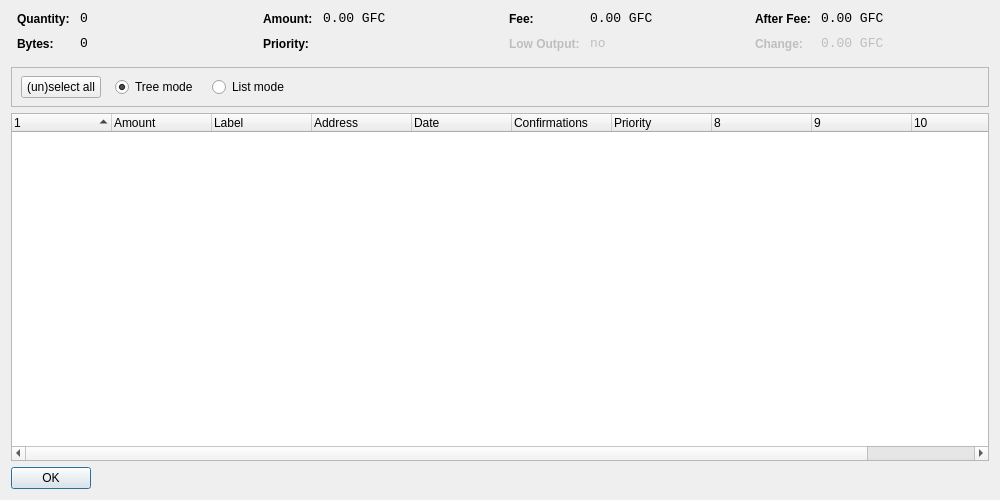
<?xml version="1.0" encoding="UTF-8"?>
<ui version="4.0">
 <class>CoinControlDialog</class>
 <widget class="QDialog" name="CoinControlDialog">
  <property name="geometry">
   <rect>
    <x>0</x>
    <y>0</y>
    <width>1000</width>
    <height>500</height>
   </rect>
  </property>
  <property name="windowTitle">
   <string>Coin Control</string>
  </property>
  <layout class="QVBoxLayout" name="verticalLayout">
   <item>
    <layout class="QHBoxLayout" name="horizontalLayoutTop" stretch="0,0,0,0">
     <property name="topMargin">
      <number>0</number>
     </property>
     <property name="bottomMargin">
      <number>10</number>
     </property>
     <item>
      <layout class="QFormLayout" name="formLayoutCoinControl1">
       <property name="horizontalSpacing">
        <number>10</number>
       </property>
       <property name="verticalSpacing">
        <number>10</number>
       </property>
       <property name="leftMargin">
        <number>6</number>
       </property>
       <property name="rightMargin">
        <number>6</number>
       </property>
       <item row="0" column="0">
        <widget class="QLabel" name="labelCoinControlQuantityText">
         <property name="styleSheet">
          <string notr="true">font-weight:bold;</string>
         </property>
         <property name="text">
          <string>Quantity:</string>
         </property>
        </widget>
       </item>
       <item row="0" column="1">
        <widget class="QLabel" name="labelCoinControlQuantity">
         <property name="font">
          <font>
           <family>Monospace</family>
           <pointsize>10</pointsize>
          </font>
         </property>
         <property name="cursor">
          <cursorShape>IBeamCursor</cursorShape>
         </property>
         <property name="contextMenuPolicy">
          <enum>Qt::ActionsContextMenu</enum>
         </property>
         <property name="text">
          <string notr="true">0</string>
         </property>
         <property name="textInteractionFlags">
          <set>Qt::LinksAccessibleByMouse|Qt::TextSelectableByKeyboard|Qt::TextSelectableByMouse</set>
         </property>
        </widget>
       </item>
       <item row="1" column="0">
        <widget class="QLabel" name="labelCoinControlBytesText">
         <property name="styleSheet">
          <string notr="true">font-weight:bold;</string>
         </property>
         <property name="text">
          <string>Bytes:</string>
         </property>
        </widget>
       </item>
       <item row="1" column="1">
        <widget class="QLabel" name="labelCoinControlBytes">
         <property name="font">
          <font>
           <family>Monospace</family>
           <pointsize>10</pointsize>
          </font>
         </property>
         <property name="cursor">
          <cursorShape>IBeamCursor</cursorShape>
         </property>
         <property name="contextMenuPolicy">
          <enum>Qt::ActionsContextMenu</enum>
         </property>
         <property name="text">
          <string notr="true">0</string>
         </property>
         <property name="textInteractionFlags">
          <set>Qt::LinksAccessibleByMouse|Qt::TextSelectableByKeyboard|Qt::TextSelectableByMouse</set>
         </property>
        </widget>
       </item>
      </layout>
     </item>
     <item>
      <layout class="QFormLayout" name="formLayoutCoinControl2">
       <property name="horizontalSpacing">
        <number>10</number>
       </property>
       <property name="verticalSpacing">
        <number>10</number>
       </property>
       <property name="leftMargin">
        <number>6</number>
       </property>
       <property name="rightMargin">
        <number>6</number>
       </property>
       <item row="0" column="0">
        <widget class="QLabel" name="labelCoinControlAmountText">
         <property name="styleSheet">
          <string notr="true">font-weight:bold;</string>
         </property>
         <property name="text">
          <string>Amount:</string>
         </property>
        </widget>
       </item>
       <item row="0" column="1">
        <widget class="QLabel" name="labelCoinControlAmount">
         <property name="font">
          <font>
           <family>Monospace</family>
           <pointsize>10</pointsize>
          </font>
         </property>
         <property name="cursor">
          <cursorShape>IBeamCursor</cursorShape>
         </property>
         <property name="contextMenuPolicy">
          <enum>Qt::ActionsContextMenu</enum>
         </property>
         <property name="text">
          <string notr="true">0.00 GFC</string>
         </property>
         <property name="textInteractionFlags">
          <set>Qt::LinksAccessibleByMouse|Qt::TextSelectableByKeyboard|Qt::TextSelectableByMouse</set>
         </property>
        </widget>
       </item>
       <item row="1" column="0">
        <widget class="QLabel" name="labelCoinControlPriorityText">
         <property name="styleSheet">
          <string notr="true">font-weight:bold;</string>
         </property>
         <property name="text">
          <string>Priority:</string>
         </property>
        </widget>
       </item>
       <item row="1" column="1">
        <widget class="QLabel" name="labelCoinControlPriority">
         <property name="font">
          <font>
           <family>Monospace</family>
           <pointsize>10</pointsize>
          </font>
         </property>
         <property name="cursor">
          <cursorShape>IBeamCursor</cursorShape>
         </property>
         <property name="contextMenuPolicy">
          <enum>Qt::ActionsContextMenu</enum>
         </property>
         <property name="text">
          <string/>
         </property>
         <property name="textInteractionFlags">
          <set>Qt::LinksAccessibleByMouse|Qt::TextSelectableByKeyboard|Qt::TextSelectableByMouse</set>
         </property>
        </widget>
       </item>
      </layout>
     </item>
     <item>
      <layout class="QFormLayout" name="formLayoutCoinControl3">
       <property name="horizontalSpacing">
        <number>10</number>
       </property>
       <property name="verticalSpacing">
        <number>10</number>
       </property>
       <property name="leftMargin">
        <number>6</number>
       </property>
       <property name="rightMargin">
        <number>6</number>
       </property>
       <item row="0" column="0">
        <widget class="QLabel" name="labelCoinControlFeeText">
         <property name="styleSheet">
          <string notr="true">font-weight:bold;</string>
         </property>
         <property name="text">
          <string>Fee:</string>
         </property>
        </widget>
       </item>
       <item row="0" column="1">
        <widget class="QLabel" name="labelCoinControlFee">
         <property name="font">
          <font>
           <family>Monospace</family>
           <pointsize>10</pointsize>
          </font>
         </property>
         <property name="cursor">
          <cursorShape>IBeamCursor</cursorShape>
         </property>
         <property name="contextMenuPolicy">
          <enum>Qt::ActionsContextMenu</enum>
         </property>
         <property name="text">
          <string notr="true">0.00 GFC</string>
         </property>
         <property name="textInteractionFlags">
          <set>Qt::LinksAccessibleByMouse|Qt::TextSelectableByKeyboard|Qt::TextSelectableByMouse</set>
         </property>
        </widget>
       </item>
       <item row="1" column="0">
        <widget class="QLabel" name="labelCoinControlLowOutputText">
         <property name="enabled">
          <bool>false</bool>
         </property>
         <property name="styleSheet">
          <string notr="true">font-weight:bold;</string>
         </property>
         <property name="text">
          <string>Low Output:</string>
         </property>
        </widget>
       </item>
       <item row="1" column="1">
        <widget class="QLabel" name="labelCoinControlLowOutput">
         <property name="enabled">
          <bool>false</bool>
         </property>
         <property name="font">
          <font>
           <family>Monospace</family>
           <pointsize>10</pointsize>
          </font>
         </property>
         <property name="cursor">
          <cursorShape>IBeamCursor</cursorShape>
         </property>
         <property name="contextMenuPolicy">
          <enum>Qt::ActionsContextMenu</enum>
         </property>
         <property name="text">
          <string notr="true">no</string>
         </property>
         <property name="textInteractionFlags">
          <set>Qt::LinksAccessibleByMouse|Qt::TextSelectableByKeyboard|Qt::TextSelectableByMouse</set>
         </property>
        </widget>
       </item>
      </layout>
     </item>
     <item>
      <layout class="QFormLayout" name="formLayoutCoinControl4">
       <property name="horizontalSpacing">
        <number>10</number>
       </property>
       <property name="verticalSpacing">
        <number>10</number>
       </property>
       <property name="leftMargin">
        <number>6</number>
       </property>
       <property name="rightMargin">
        <number>6</number>
       </property>
       <item row="0" column="0">
        <widget class="QLabel" name="labelCoinControlAfterFeeText">
         <property name="styleSheet">
          <string notr="true">font-weight:bold;</string>
         </property>
         <property name="text">
          <string>After Fee:</string>
         </property>
        </widget>
       </item>
       <item row="0" column="1">
        <widget class="QLabel" name="labelCoinControlAfterFee">
         <property name="font">
          <font>
           <family>Monospace</family>
           <pointsize>10</pointsize>
          </font>
         </property>
         <property name="cursor">
          <cursorShape>IBeamCursor</cursorShape>
         </property>
         <property name="contextMenuPolicy">
          <enum>Qt::ActionsContextMenu</enum>
         </property>
         <property name="text">
          <string notr="true">0.00 GFC</string>
         </property>
         <property name="textInteractionFlags">
          <set>Qt::LinksAccessibleByMouse|Qt::TextSelectableByKeyboard|Qt::TextSelectableByMouse</set>
         </property>
        </widget>
       </item>
       <item row="1" column="0">
        <widget class="QLabel" name="labelCoinControlChangeText">
         <property name="enabled">
          <bool>false</bool>
         </property>
         <property name="styleSheet">
          <string notr="true">font-weight:bold;</string>
         </property>
         <property name="text">
          <string>Change:</string>
         </property>
        </widget>
       </item>
       <item row="1" column="1">
        <widget class="QLabel" name="labelCoinControlChange">
         <property name="enabled">
          <bool>false</bool>
         </property>
         <property name="font">
          <font>
           <family>Monospace</family>
           <pointsize>10</pointsize>
          </font>
         </property>
         <property name="cursor">
          <cursorShape>IBeamCursor</cursorShape>
         </property>
         <property name="contextMenuPolicy">
          <enum>Qt::ActionsContextMenu</enum>
         </property>
         <property name="text">
          <string notr="true">0.00 GFC</string>
         </property>
         <property name="textInteractionFlags">
          <set>Qt::LinksAccessibleByMouse|Qt::TextSelectableByKeyboard|Qt::TextSelectableByMouse</set>
         </property>
        </widget>
       </item>
      </layout>
     </item>
    </layout>
   </item>
   <item>
    <widget class="QFrame" name="frame">
     <property name="minimumSize">
      <size>
       <width>0</width>
       <height>40</height>
      </size>
     </property>
     <property name="frameShape">
      <enum>QFrame::StyledPanel</enum>
     </property>
     <property name="frameShadow">
      <enum>QFrame::Sunken</enum>
     </property>
     <widget class="QWidget" name="horizontalLayoutWidget">
      <property name="geometry">
       <rect>
        <x>10</x>
        <y>0</y>
        <width>781</width>
        <height>41</height>
       </rect>
      </property>
      <layout class="QHBoxLayout" name="horizontalLayoutPanel" stretch="0,0,0,0,0">
       <property name="spacing">
        <number>14</number>
       </property>
       <item>
        <widget class="QPushButton" name="pushButtonSelectAll">
         <property name="sizePolicy">
          <sizepolicy hsizetype="Maximum" vsizetype="Fixed">
           <horstretch>0</horstretch>
           <verstretch>0</verstretch>
          </sizepolicy>
         </property>
         <property name="text">
          <string>(un)select all</string>
         </property>
        </widget>
       </item>
       <item>
        <widget class="QRadioButton" name="radioTreeMode">
         <property name="sizePolicy">
          <sizepolicy hsizetype="Maximum" vsizetype="Fixed">
           <horstretch>0</horstretch>
           <verstretch>0</verstretch>
          </sizepolicy>
         </property>
         <property name="text">
          <string>Tree mode</string>
         </property>
         <property name="checked">
          <bool>true</bool>
         </property>
        </widget>
       </item>
       <item>
        <widget class="QRadioButton" name="radioListMode">
         <property name="sizePolicy">
          <sizepolicy hsizetype="Maximum" vsizetype="Fixed">
           <horstretch>0</horstretch>
           <verstretch>0</verstretch>
          </sizepolicy>
         </property>
         <property name="text">
          <string>List mode</string>
         </property>
        </widget>
       </item>
       <item>
        <spacer name="horizontalSpacer">
         <property name="orientation">
          <enum>Qt::Horizontal</enum>
         </property>
         <property name="sizeHint" stdset="0">
          <size>
           <width>40</width>
           <height>20</height>
          </size>
         </property>
        </spacer>
       </item>
      </layout>
     </widget>
    </widget>
   </item>
   <item>
    <widget class="CoinControlTreeWidget" name="treeWidget">
     <property name="contextMenuPolicy">
      <enum>Qt::CustomContextMenu</enum>
     </property>
     <property name="sortingEnabled">
      <bool>false</bool>
     </property>
     <property name="columnCount">
      <number>11</number>
     </property>
     <attribute name="headerShowSortIndicator" stdset="0">
      <bool>true</bool>
     </attribute>
     <attribute name="headerStretchLastSection">
      <bool>false</bool>
     </attribute>
     <column>
      <property name="text">
       <string/>
      </property>
     </column>
     <column>
      <property name="text">
       <string>Amount</string>
      </property>
     </column>
     <column>
      <property name="text">
       <string>Label</string>
      </property>
     </column>
     <column>
      <property name="text">
       <string>Address</string>
      </property>
     </column>
     <column>
      <property name="text">
       <string>Date</string>
      </property>
     </column>
     <column>
      <property name="text">
       <string>Confirmations</string>
      </property>
      <property name="toolTip">
       <string>Confirmed</string>
      </property>
     </column>
     <column>
      <property name="text">
       <string>Priority</string>
      </property>
     </column>
     <column>
      <property name="text">
       <string/>
      </property>
     </column>
     <column>
      <property name="text">
       <string/>
      </property>
     </column>
     <column>
      <property name="text">
       <string/>
      </property>
     </column>
     <column>
      <property name="text">
       <string/>
      </property>
     </column>
    </widget>
   </item>
   <item>
    <widget class="QDialogButtonBox" name="buttonBox">
     <property name="sizePolicy">
      <sizepolicy hsizetype="Maximum" vsizetype="Fixed">
       <horstretch>0</horstretch>
       <verstretch>0</verstretch>
      </sizepolicy>
     </property>
     <property name="orientation">
      <enum>Qt::Horizontal</enum>
     </property>
     <property name="standardButtons">
      <set>QDialogButtonBox::Ok</set>
     </property>
    </widget>
   </item>
  </layout>
 </widget>
 <customwidgets>
  <customwidget>
   <class>CoinControlTreeWidget</class>
   <extends>QTreeWidget</extends>
   <header>coincontroltreewidget.h</header>
  </customwidget>
 </customwidgets>
 <resources/>
 <connections/>
</ui>
